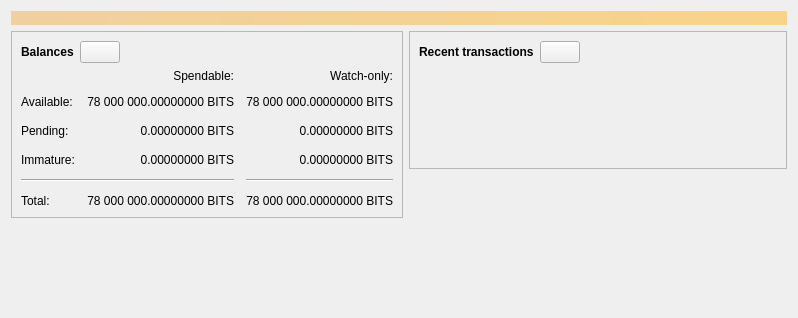
<?xml version="1.0" encoding="UTF-8"?>
<ui version="4.0">
 <class>OverviewPage</class>
 <widget class="QWidget" name="OverviewPage">
  <property name="geometry">
   <rect>
    <x>0</x>
    <y>0</y>
    <width>798</width>
    <height>318</height>
   </rect>
  </property>
  <property name="windowTitle">
   <string>Form</string>
  </property>
  <layout class="QVBoxLayout" name="topLayout">
   <item>
    <widget class="QLabel" name="labelAlerts">
     <property name="visible">
      <bool>false</bool>
     </property>
     <property name="styleSheet">
      <string notr="true">QLabel { background-color: qlineargradient(x1: 0, y1: 0, x2: 1, y2: 0, stop:0 #F0D0A0, stop:1 #F8D488); color:#000000; }</string>
     </property>
     <property name="wordWrap">
      <bool>true</bool>
     </property>
     <property name="margin">
      <number>3</number>
     </property>
     <property name="textInteractionFlags">
      <set>Qt::TextSelectableByMouse</set>
     </property>
    </widget>
   </item>
   <item>
    <layout class="QHBoxLayout" name="horizontalLayout" stretch="1,1">
     <item>
      <layout class="QVBoxLayout" name="verticalLayout_2">
       <item>
        <widget class="QFrame" name="frame">
         <property name="frameShape">
          <enum>QFrame::StyledPanel</enum>
         </property>
         <property name="frameShadow">
          <enum>QFrame::Raised</enum>
         </property>
         <layout class="QVBoxLayout" name="verticalLayout_4">
          <item>
           <layout class="QHBoxLayout" name="horizontalLayout_4">
            <item>
             <widget class="QLabel" name="label_5">
              <property name="font">
               <font>
                <weight>75</weight>
                <bold>true</bold>
               </font>
              </property>
              <property name="text">
               <string>Balances</string>
              </property>
             </widget>
            </item>
            <item>
             <widget class="QPushButton" name="labelWalletStatus">
              <property name="enabled">
               <bool>true</bool>
              </property>
              <property name="maximumSize">
               <size>
                <width>45</width>
                <height>16777215</height>
               </size>
              </property>
              <property name="toolTip">
               <string>The displayed information may be out of date. Your wallet automatically synchronizes with the Playchain network after a connection is established, but this process has not completed yet.</string>
              </property>
              <property name="text">
               <string/>
              </property>
              <property name="icon">
               <iconset resource="../bitcoin.qrc">
                <normaloff>:/icons/warning</normaloff>
                <disabledoff>:/icons/warning</disabledoff>:/icons/warning</iconset>
              </property>
              <property name="iconSize">
               <size>
                <width>24</width>
                <height>24</height>
               </size>
              </property>
             </widget>
            </item>
            <item>
             <spacer name="horizontalSpacer_3">
              <property name="orientation">
               <enum>Qt::Horizontal</enum>
              </property>
              <property name="sizeHint" stdset="0">
               <size>
                <width>40</width>
                <height>20</height>
               </size>
              </property>
             </spacer>
            </item>
           </layout>
          </item>
          <item>
           <layout class="QGridLayout" name="gridLayout">
            <property name="spacing">
             <number>12</number>
            </property>
            <item row="2" column="2">
             <widget class="QLabel" name="labelWatchPending">
              <property name="cursor">
               <cursorShape>IBeamCursor</cursorShape>
              </property>
              <property name="toolTip">
               <string>Unconfirmed transactions to watch-only addresses</string>
              </property>
              <property name="text">
               <string notr="true">0.00000000 BITS</string>
              </property>
              <property name="alignment">
               <set>Qt::AlignRight|Qt::AlignTrailing|Qt::AlignVCenter</set>
              </property>
              <property name="textInteractionFlags">
               <set>Qt::LinksAccessibleByMouse|Qt::TextSelectableByKeyboard|Qt::TextSelectableByMouse</set>
              </property>
             </widget>
            </item>
            <item row="2" column="1">
             <widget class="QLabel" name="labelUnconfirmed">
              <property name="cursor">
               <cursorShape>IBeamCursor</cursorShape>
              </property>
              <property name="toolTip">
               <string>Total of transactions that have yet to be confirmed, and do not yet count toward the spendable balance</string>
              </property>
              <property name="text">
               <string notr="true">0.00000000 BITS</string>
              </property>
              <property name="alignment">
               <set>Qt::AlignRight|Qt::AlignTrailing|Qt::AlignVCenter</set>
              </property>
              <property name="textInteractionFlags">
               <set>Qt::LinksAccessibleByMouse|Qt::TextSelectableByKeyboard|Qt::TextSelectableByMouse</set>
              </property>
             </widget>
            </item>
            <item row="3" column="2">
             <widget class="QLabel" name="labelWatchImmature">
              <property name="cursor">
               <cursorShape>IBeamCursor</cursorShape>
              </property>
              <property name="toolTip">
               <string>Mined balance in watch-only addresses that has not yet matured</string>
              </property>
              <property name="text">
               <string notr="true">0.00000000 BITS</string>
              </property>
              <property name="alignment">
               <set>Qt::AlignRight|Qt::AlignTrailing|Qt::AlignVCenter</set>
              </property>
              <property name="textInteractionFlags">
               <set>Qt::LinksAccessibleByMouse|Qt::TextSelectableByKeyboard|Qt::TextSelectableByMouse</set>
              </property>
             </widget>
            </item>
            <item row="4" column="0" colspan="2">
             <widget class="Line" name="line">
              <property name="orientation">
               <enum>Qt::Horizontal</enum>
              </property>
             </widget>
            </item>
            <item row="4" column="2">
             <widget class="Line" name="lineWatchBalance">
              <property name="sizePolicy">
               <sizepolicy hsizetype="Preferred" vsizetype="Fixed">
                <horstretch>0</horstretch>
                <verstretch>0</verstretch>
               </sizepolicy>
              </property>
              <property name="minimumSize">
               <size>
                <width>140</width>
                <height>0</height>
               </size>
              </property>
              <property name="orientation">
               <enum>Qt::Horizontal</enum>
              </property>
             </widget>
            </item>
            <item row="5" column="0">
             <widget class="QLabel" name="labelTotalText">
              <property name="text">
               <string>Total:</string>
              </property>
             </widget>
            </item>
            <item row="3" column="1">
             <widget class="QLabel" name="labelImmature">
              <property name="cursor">
               <cursorShape>IBeamCursor</cursorShape>
              </property>
              <property name="toolTip">
               <string>Mined balance that has not yet matured</string>
              </property>
              <property name="text">
               <string notr="true">0.00000000 BITS</string>
              </property>
              <property name="alignment">
               <set>Qt::AlignRight|Qt::AlignTrailing|Qt::AlignVCenter</set>
              </property>
              <property name="textInteractionFlags">
               <set>Qt::LinksAccessibleByMouse|Qt::TextSelectableByKeyboard|Qt::TextSelectableByMouse</set>
              </property>
             </widget>
            </item>
            <item row="2" column="3">
             <spacer name="horizontalSpacer_2">
              <property name="orientation">
               <enum>Qt::Horizontal</enum>
              </property>
              <property name="sizeHint" stdset="0">
               <size>
                <width>40</width>
                <height>20</height>
               </size>
              </property>
             </spacer>
            </item>
            <item row="3" column="0">
             <widget class="QLabel" name="labelImmatureText">
              <property name="text">
               <string>Immature:</string>
              </property>
             </widget>
            </item>
            <item row="5" column="1">
             <widget class="QLabel" name="labelTotal">
              <property name="cursor">
               <cursorShape>IBeamCursor</cursorShape>
              </property>
              <property name="toolTip">
               <string>Your current total balance</string>
              </property>
              <property name="text">
               <string notr="true">78 000 000.00000000 BITS</string>
              </property>
              <property name="alignment">
               <set>Qt::AlignRight|Qt::AlignTrailing|Qt::AlignVCenter</set>
              </property>
              <property name="textInteractionFlags">
               <set>Qt::LinksAccessibleByMouse|Qt::TextSelectableByKeyboard|Qt::TextSelectableByMouse</set>
              </property>
             </widget>
            </item>
            <item row="5" column="2">
             <widget class="QLabel" name="labelWatchTotal">
              <property name="cursor">
               <cursorShape>IBeamCursor</cursorShape>
              </property>
              <property name="toolTip">
               <string>Current total balance in watch-only addresses</string>
              </property>
              <property name="text">
               <string notr="true">78 000 000.00000000 BITS</string>
              </property>
              <property name="alignment">
               <set>Qt::AlignRight|Qt::AlignTrailing|Qt::AlignVCenter</set>
              </property>
              <property name="textInteractionFlags">
               <set>Qt::LinksAccessibleByMouse|Qt::TextSelectableByKeyboard|Qt::TextSelectableByMouse</set>
              </property>
             </widget>
            </item>
            <item row="0" column="2">
             <widget class="QLabel" name="labelWatchonly">
              <property name="text">
               <string>Watch-only:</string>
              </property>
              <property name="alignment">
               <set>Qt::AlignRight|Qt::AlignTrailing|Qt::AlignVCenter</set>
              </property>
             </widget>
            </item>
            <item row="1" column="0">
             <widget class="QLabel" name="labelBalanceText">
              <property name="text">
               <string>Available:</string>
              </property>
             </widget>
            </item>
            <item row="1" column="1">
             <widget class="QLabel" name="labelBalance">
              <property name="cursor">
               <cursorShape>IBeamCursor</cursorShape>
              </property>
              <property name="toolTip">
               <string>Your current spendable balance</string>
              </property>
              <property name="text">
               <string notr="true">78 000 000.00000000 BITS</string>
              </property>
              <property name="alignment">
               <set>Qt::AlignRight|Qt::AlignTrailing|Qt::AlignVCenter</set>
              </property>
              <property name="textInteractionFlags">
               <set>Qt::LinksAccessibleByMouse|Qt::TextSelectableByKeyboard|Qt::TextSelectableByMouse</set>
              </property>
             </widget>
            </item>
            <item row="1" column="2">
             <widget class="QLabel" name="labelWatchAvailable">
              <property name="cursor">
               <cursorShape>IBeamCursor</cursorShape>
              </property>
              <property name="toolTip">
               <string>Your current balance in watch-only addresses</string>
              </property>
              <property name="text">
               <string notr="true">78 000 000.00000000 BITS</string>
              </property>
              <property name="alignment">
               <set>Qt::AlignRight|Qt::AlignTrailing|Qt::AlignVCenter</set>
              </property>
              <property name="textInteractionFlags">
               <set>Qt::LinksAccessibleByMouse|Qt::TextSelectableByKeyboard|Qt::TextSelectableByMouse</set>
              </property>
             </widget>
            </item>
            <item row="2" column="0">
             <widget class="QLabel" name="labelPendingText">
              <property name="text">
               <string>Pending:</string>
              </property>
             </widget>
            </item>
            <item row="0" column="1">
             <widget class="QLabel" name="labelSpendable">
              <property name="text">
               <string>Spendable:</string>
              </property>
              <property name="alignment">
               <set>Qt::AlignRight|Qt::AlignTrailing|Qt::AlignVCenter</set>
              </property>
             </widget>
            </item>
           </layout>
          </item>
         </layout>
        </widget>
       </item>
       <item>
        <spacer name="verticalSpacer">
         <property name="orientation">
          <enum>Qt::Vertical</enum>
         </property>
         <property name="sizeHint" stdset="0">
          <size>
           <width>20</width>
           <height>40</height>
          </size>
         </property>
        </spacer>
       </item>
      </layout>
     </item>
     <item>
      <layout class="QVBoxLayout" name="verticalLayout_3">
       <item>
        <widget class="QFrame" name="frame_2">
         <property name="frameShape">
          <enum>QFrame::StyledPanel</enum>
         </property>
         <property name="frameShadow">
          <enum>QFrame::Raised</enum>
         </property>
         <layout class="QVBoxLayout" name="verticalLayout">
          <item>
           <layout class="QHBoxLayout" name="horizontalLayout_2">
            <item>
             <widget class="QLabel" name="label_4">
              <property name="font">
               <font>
                <weight>75</weight>
                <bold>true</bold>
               </font>
              </property>
              <property name="text">
               <string>Recent transactions</string>
              </property>
             </widget>
            </item>
            <item>
             <widget class="QPushButton" name="labelTransactionsStatus">
              <property name="enabled">
               <bool>true</bool>
              </property>
              <property name="maximumSize">
               <size>
                <width>45</width>
                <height>16777215</height>
               </size>
              </property>
              <property name="toolTip">
               <string>The displayed information may be out of date. Your wallet automatically synchronizes with the Playchain network after a connection is established, but this process has not completed yet.</string>
              </property>
              <property name="text">
               <string/>
              </property>
              <property name="icon">
               <iconset resource="../bitcoin.qrc">
                <normaloff>:/icons/warning</normaloff>
                <disabledoff>:/icons/warning</disabledoff>:/icons/warning</iconset>
              </property>
              <property name="iconSize">
               <size>
                <width>24</width>
                <height>24</height>
               </size>
              </property>
             </widget>
            </item>
            <item>
             <spacer name="horizontalSpacer">
              <property name="orientation">
               <enum>Qt::Horizontal</enum>
              </property>
              <property name="sizeHint" stdset="0">
               <size>
                <width>40</width>
                <height>20</height>
               </size>
              </property>
             </spacer>
            </item>
           </layout>
          </item>
          <item>
           <widget class="TransactionOverviewWidget" name="listTransactions">
            <property name="styleSheet">
             <string notr="true">QListView { background: transparent; }</string>
            </property>
            <property name="frameShape">
             <enum>QFrame::NoFrame</enum>
            </property>
            <property name="verticalScrollBarPolicy">
             <enum>Qt::ScrollBarAlwaysOff</enum>
            </property>
            <property name="horizontalScrollBarPolicy">
             <enum>Qt::ScrollBarAlwaysOff</enum>
            </property>
            <property name="sizeAdjustPolicy">
             <enum>QAbstractScrollArea::AdjustToContents</enum>
            </property>
            <property name="selectionMode">
             <enum>QAbstractItemView::NoSelection</enum>
            </property>
            <property name="uniformItemSizes">
             <bool>true</bool>
            </property>
           </widget>
          </item>
         </layout>
        </widget>
       </item>
       <item>
        <spacer name="verticalSpacer_2">
         <property name="orientation">
          <enum>Qt::Vertical</enum>
         </property>
         <property name="sizeHint" stdset="0">
          <size>
           <width>20</width>
           <height>40</height>
          </size>
         </property>
        </spacer>
       </item>
      </layout>
     </item>
    </layout>
   </item>
  </layout>
 </widget>
 <customwidgets>
  <customwidget>
   <class>TransactionOverviewWidget</class>
   <extends>QListView</extends>
   <header>qt/transactionoverviewwidget.h</header>
  </customwidget>
 </customwidgets>
 <resources/>
 <connections/>
</ui>
